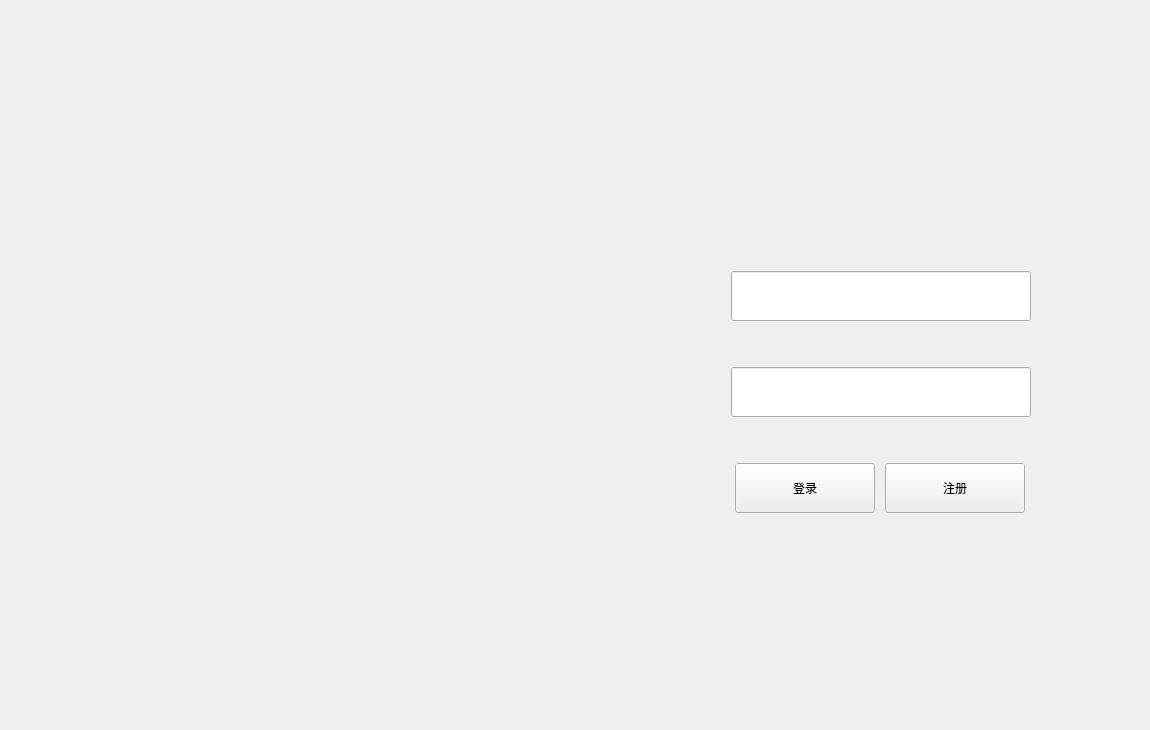
<?xml version="1.0" encoding="UTF-8"?>
<ui version="4.0">
 <class>PageA</class>
 <widget class="QWidget" name="PageA">
  <property name="geometry">
   <rect>
    <x>0</x>
    <y>0</y>
    <width>1150</width>
    <height>730</height>
   </rect>
  </property>
  <property name="minimumSize">
   <size>
    <width>1150</width>
    <height>730</height>
   </size>
  </property>
  <property name="maximumSize">
   <size>
    <width>1150</width>
    <height>730</height>
   </size>
  </property>
  <property name="windowTitle">
   <string>Login</string>
  </property>
  <widget class="QWidget" name="verticalLayoutWidget">
   <property name="geometry">
    <rect>
     <x>720</x>
     <y>260</y>
     <width>381</width>
     <height>211</height>
    </rect>
   </property>
   <layout class="QVBoxLayout" name="verticalLayout">
    <property name="sizeConstraint">
     <enum>QLayout::SetFixedSize</enum>
    </property>
    <item>
     <widget class="QLineEdit" name="lineEdit_user">
      <property name="minimumSize">
       <size>
        <width>300</width>
        <height>50</height>
       </size>
      </property>
      <property name="maximumSize">
       <size>
        <width>600</width>
        <height>50</height>
       </size>
      </property>
     </widget>
    </item>
    <item>
     <spacer name="verticalSpacer">
      <property name="orientation">
       <enum>Qt::Vertical</enum>
      </property>
      <property name="sizeHint" stdset="0">
       <size>
        <width>20</width>
        <height>40</height>
       </size>
      </property>
     </spacer>
    </item>
    <item>
     <widget class="QLineEdit" name="lineEdit_pass">
      <property name="minimumSize">
       <size>
        <width>300</width>
        <height>50</height>
       </size>
      </property>
      <property name="maximumSize">
       <size>
        <width>600</width>
        <height>50</height>
       </size>
      </property>
      <property name="layoutDirection">
       <enum>Qt::LeftToRight</enum>
      </property>
     </widget>
    </item>
    <item>
     <spacer name="verticalSpacer_2">
      <property name="orientation">
       <enum>Qt::Vertical</enum>
      </property>
      <property name="sizeHint" stdset="0">
       <size>
        <width>20</width>
        <height>40</height>
       </size>
      </property>
     </spacer>
    </item>
    <item>
     <layout class="QHBoxLayout" name="horizontalLayout_2">
      <item>
       <widget class="QPushButton" name="loginBtn">
        <property name="minimumSize">
         <size>
          <width>140</width>
          <height>50</height>
         </size>
        </property>
        <property name="maximumSize">
         <size>
          <width>140</width>
          <height>50</height>
         </size>
        </property>
        <property name="text">
         <string>登录</string>
        </property>
       </widget>
      </item>
      <item>
       <widget class="QPushButton" name="regisBtn">
        <property name="minimumSize">
         <size>
          <width>140</width>
          <height>50</height>
         </size>
        </property>
        <property name="maximumSize">
         <size>
          <width>140</width>
          <height>50</height>
         </size>
        </property>
        <property name="text">
         <string>注册</string>
        </property>
       </widget>
      </item>
     </layout>
    </item>
   </layout>
  </widget>
  <widget class="QLabel" name="label">
   <property name="geometry">
    <rect>
     <x>0</x>
     <y>0</y>
     <width>1151</width>
     <height>741</height>
    </rect>
   </property>
   <property name="text">
    <string/>
   </property>
   <property name="pixmap">
    <pixmap resource="pic/all.qrc">:/pic/pageA.jpg</pixmap>
   </property>
   <property name="scaledContents">
    <bool>true</bool>
   </property>
  </widget>
  <widget class="QPushButton" name="btn_quit">
   <property name="geometry">
    <rect>
     <x>1090</x>
     <y>0</y>
     <width>61</width>
     <height>61</height>
    </rect>
   </property>
   <property name="styleSheet">
    <string notr="true">QPushButton {  
    border: none;  
    padding: 0px 0px 0px 10px; /* 上内边距、右内边距、下内边距、左内边距 */  
    background: transparent; /* 这里可以省略，因为后面会设置背景图片 */  
    background-image: url(:/pic/btn-close-normal.png); /* 设置背景图片 */  
	background-repeat:no-repeat;
}  
  
QPushButton:hover {  
    background-image: url(:/pic/btn-close-hover.png); /* 鼠标悬停时改变背景图片 */  
	background-repeat:no-repeat;
}</string>
   </property>
   <property name="text">
    <string/>
   </property>
   <property name="iconSize">
    <size>
     <width>30</width>
     <height>30</height>
    </size>
   </property>
  </widget>
  <widget class="QLabel" name="label_hint">
   <property name="geometry">
    <rect>
     <x>726</x>
     <y>235</y>
     <width>141</width>
     <height>21</height>
    </rect>
   </property>
   <property name="styleSheet">
    <string notr="true">QLabel {  
    color: red;  
    font-family: &quot;Microsoft YaHei&quot;;  
    font-size: 16px; /* 尝试使用9pt来近似10px的效果 */  
}</string>
   </property>
   <property name="text">
    <string/>
   </property>
  </widget>
  <zorder>label</zorder>
  <zorder>verticalLayoutWidget</zorder>
  <zorder>btn_quit</zorder>
  <zorder>label_hint</zorder>
 </widget>
 <layoutdefault spacing="6" margin="11"/>
 <resources>
  <include location="pic/all.qrc"/>
 </resources>
 <connections/>
</ui>
